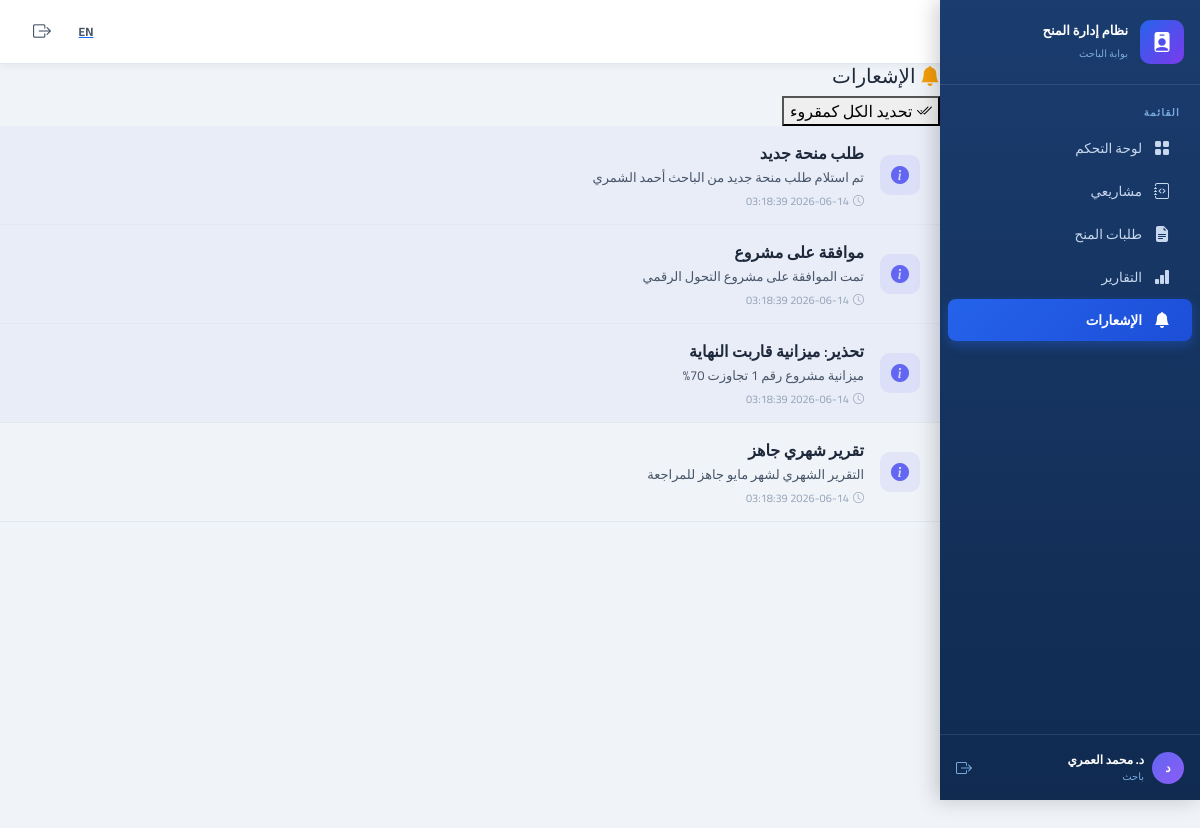
Screenshot of /researcher/index.php?tab=notifications&lang=ar (signed in) with the database file from the repository.
### tables this page shows
CREATE TABLE IF NOT EXISTS notifications (
  id         INT UNSIGNED AUTO_INCREMENT PRIMARY KEY,
  user_id    INT UNSIGNED,
  title_ar   VARCHAR(255) NOT NULL,
  title_en   VARCHAR(255) NOT NULL,
  message_ar TEXT,
  message_en TEXT,
  type       ENUM('info','success','warning','danger') NOT NULL DEFAULT 'info',
  is_read    TINYINT(1) NOT NULL DEFAULT 0,
  link       VARCHAR(255),
  created_at DATETIME NOT NULL DEFAULT CURRENT_TIMESTAMP,
  FOREIGN KEY (user_id) REFERENCES users(id) ON DELETE CASCADE
);

### includes/lang.php (called while the page is built, shortened)
<?php
if (isset($_GET['lang']) && in_array($_GET['lang'], ['ar', 'en'])) {
    $lang = $_GET['lang'];
} elseif (isset($_COOKIE['lang']) && in_array($_COOKIE['lang'], ['ar', 'en'])) {
    $lang = $_COOKIE['lang'];
} else {
    $lang = 'ar';
}
$isRTL = ($lang === 'ar');

### includes/auth.php (called while the page is built, shortened)
<?php
function authUser(): ?array {
    return $_SESSION['auth_user'] ?? null;
}

### includes/db.php (called while the page is built, shortened)
<?php
function getDB(): PDO {
    static $pdo = null;
    $host = getenv('DB_HOST') ?: '127.0.0.1';
    $port = getenv('DB_PORT') ?: '8889';
    $name = getenv('DB_NAME') ?: 'grant_management';
    $user = getenv('DB_USER') ?: 'root';
    $pass = getenv('DB_PASS') ?: 'root';
    try {
        $dsn = "mysql:host=$host;port=$port;dbname=$name;charset=utf8mb4";
        $pdo = new PDO($dsn, $user, $pass, [
            PDO::ATTR_ERRMODE            => PDO::ERRMODE_EXCEPTION,
            PDO::ATTR_DEFAULT_FETCH_MODE => PDO::FETCH_ASSOC,
            PDO::ATTR_EMULATE_PREPARES   => false,
        ]);
    } catch (PDOException $e) {
        return nullDB();
    }
    return $pdo;
}
function dbAll(string $sql, array $params = []): array {
    try {
        $stmt = getDB()->prepare($sql);
        $stmt->execute($params);
        return $stmt->fetchAll();
    } catch (Exception $e) {
        return [];
    }
}

### researcher/pages/notifications.php (the view)
<?php
$pageTitle = $isRTL ? 'الإشعارات' : 'Notifications';
$notifications = dbAll('SELECT * FROM notifications WHERE user_id=? ORDER BY created_at DESC LIMIT 10', [$user['id']]);
?>
<div class="card-custom">
  <div class="card-custom-header">
    <h5 class="card-custom-title">
      <i class="bi bi-bell-fill" style="color:#f59e0b"></i>
      <?= $pageTitle ?>
    </h5>
    <form method="POST" action="">
      <button type="submit" name="mark_all_read" class="btn-sm-outline">
        <i class="bi bi-check2-all"></i> <?= $isRTL ? 'تحديد الكل كمقروء' : 'Mark all as read' ?>
      </button>
    </form>
  </div>
  <div class="card-custom-body" style="padding: 0;">
    <?php if (!$notifications): ?>
    <div style="padding: 30px; text-align: center; color: var(--text-muted);">
      <i class="bi bi-bell-slash" style="font-size: 2rem; margin-bottom: 10px;"></i>
      <p><?= $isRTL ? 'لا توجد إشعارات جديدة.' : 'No new notifications.' ?></p>
    </div>
    <?php else: ?>
      <?php foreach($notifications as $n): ?>
      <div style="padding: 15px 20px; border-bottom: 1px solid var(--border-color); background: <?= $n['is_read'] ? 'transparent' : 'rgba(99,102,241,.05)' ?>;">
        <div class="d-flex align-items-center gap-3">
          <div style="width: 40px; height: 40px; border-radius: 10px; background: rgba(99,102,241,.1); color: #6366f1; display: flex; align-items: center; justify-content: center; font-size: 18px;">
            <i class="bi bi-info-circle-fill"></i>
          </div>
          <div>
            <div style="font-weight: 600; color: var(--text-primary);"><?= htmlspecialchars($isRTL ? $n['title_ar'] : $n['title_en']) ?></div>
            <div style="font-size: 13px; color: var(--text-secondary); margin-top: 3px;"><?= htmlspecialchars($isRTL ? $n['message_ar'] : $n['message_en']) ?></div>
            <div style="font-size: 11px; color: var(--text-muted); margin-top: 5px;"><i class="bi bi-clock me-1"></i><?= $n['created_at'] ?></div>
          </div>
        </div>
      </div>
      <?php endforeach; ?>
    <?php endif; ?>
  </div>
</div>

### assets/css/custom.css (style rules this page uses)
* { font-family: 'Cairo', sans-serif !important; }
:root { --sidebar-bg: #1a3c6e; --sidebar-hover: #253e6f; --sidebar-active: #2563eb; --sidebar-text: #c8d8ee; --sidebar-heading: #7aabde; --sidebar-width: 260px; --header-height: 64px; --primary: #1a56db; --primary-dark: #1e40af; --success: #198754; --warning: #f59e0b; --danger: #dc3545; --info: #0ea5e9; --bg-light: #f0f4f8; --card-shadow: 0 2px 12px rgba(0,0,0,0.08); --border-radius: 12px; }
body { background-color: var(--bg-light); color: #1e293b; overflow-x: hidden; }
:root { --text-primary: #1e293b; --text-secondary: #475569; --text-muted: #94a3b8; --bg-secondary: #ffffff; --bg-tertiary: #f8fafc; --border-color: #e2e8f0; }

### rows the page displays
notifications: title_ar "طلب منحة جديد", message_ar "تم استلام طلب منحة جديد من الباحث أحمد الشمري", created_at "2026-06-14 03:18:39"
notifications: title_ar "موافقة على مشروع", message_ar "تمت الموافقة على مشروع التحول الرقمي", created_at "2026-06-14 03:18:39"
notifications: title_ar "تحذير: ميزانية قاربت النهاية", message_ar "ميزانية مشروع رقم 1 تجاوزت 70%", created_at "2026-06-14 03:18:39"
notifications: title_ar "تقرير شهري جاهز", message_ar "التقرير الشهري لشهر مايو جاهز للمراجعة", created_at "2026-06-14 03:18:39"

### other values shown
t('appName') "نظام إدارة المنح"
$it['ar'] "لوحة التحكم"
$it['ar'] "مشاريعي"
$it['ar'] "طلبات المنح"
$it['ar'] "التقارير"
$it['ar'] "الإشعارات"
mb_substr($user['name'],0,1) "د"
$user['name'] "د. محمد العمري"
$pageTitle "بوابة الباحث"
$pageTitle "الإشعارات"
